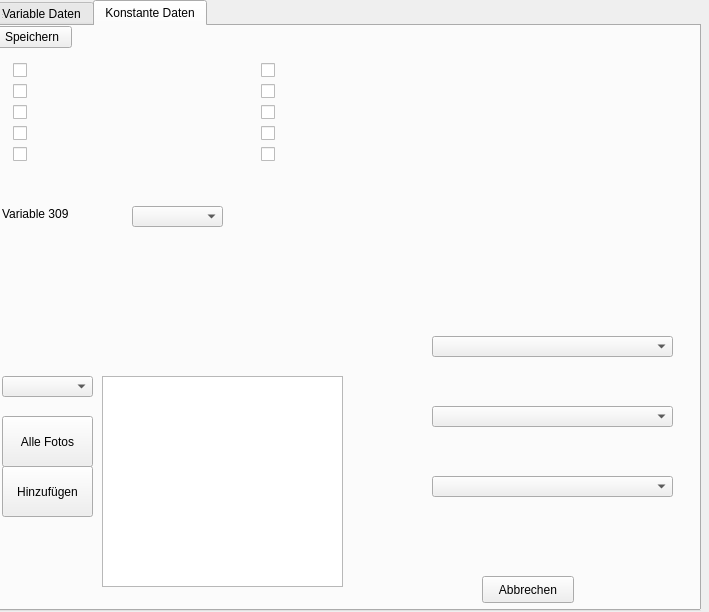
<?xml version="1.0" encoding="UTF-8"?>
<ui version="4.0">
 <class>MainWindow</class>
 <widget class="QDialog" name="MainWindow">
  <property name="geometry">
   <rect>
    <x>0</x>
    <y>0</y>
    <width>709</width>
    <height>612</height>
   </rect>
  </property>
  <property name="windowTitle">
   <string>MainWindow</string>
  </property>
  <widget class="QWidget" name="centralWidget" native="true">
   <property name="geometry">
    <rect>
     <x>0</x>
     <y>0</y>
     <width>701</width>
     <height>611</height>
    </rect>
   </property>
   <widget class="QTabWidget" name="VariableData">
    <property name="geometry">
     <rect>
      <x>-10</x>
      <y>0</y>
      <width>711</width>
      <height>611</height>
     </rect>
    </property>
    <property name="styleSheet">
     <string notr="true"/>
    </property>
    <property name="currentIndex">
     <number>1</number>
    </property>
    <widget class="QWidget" name="tab1">
     <attribute name="title">
      <string>Variable Daten</string>
     </attribute>
     <widget class="QWidget" name="formLayoutWidget_2">
      <property name="geometry">
       <rect>
        <x>350</x>
        <y>50</y>
        <width>341</width>
        <height>359</height>
       </rect>
      </property>
      <layout class="QGridLayout" name="gridLayout">
       <item row="0" column="0">
        <widget class="QLabel" name="label_102">
         <property name="minimumSize">
          <size>
           <width>150</width>
           <height>0</height>
          </size>
         </property>
         <property name="text">
          <string>Variable 102</string>
         </property>
        </widget>
       </item>
       <item row="0" column="1">
        <widget class="QLineEdit" name="lineEdit_102"/>
       </item>
       <item row="1" column="0">
        <widget class="QLabel" name="label_105">
         <property name="text">
          <string>Variable 105</string>
         </property>
        </widget>
       </item>
       <item row="1" column="1">
        <widget class="QLineEdit" name="lineEdit_105"/>
       </item>
       <item row="2" column="0">
        <widget class="QLabel" name="label_106">
         <property name="text">
          <string>Variable 106</string>
         </property>
        </widget>
       </item>
       <item row="2" column="1">
        <widget class="QLineEdit" name="lineEdit_106"/>
       </item>
       <item row="3" column="0">
        <widget class="QLabel" name="label_108">
         <property name="text">
          <string>Variable 108</string>
         </property>
        </widget>
       </item>
       <item row="3" column="1">
        <widget class="QLineEdit" name="lineEdit_108"/>
       </item>
       <item row="4" column="0">
        <widget class="QLabel" name="label_201">
         <property name="text">
          <string>Variable 201</string>
         </property>
        </widget>
       </item>
       <item row="4" column="1">
        <widget class="QLineEdit" name="lineEdit_201"/>
       </item>
       <item row="5" column="0">
        <widget class="QLabel" name="label_203">
         <property name="text">
          <string>Variable 203</string>
         </property>
        </widget>
       </item>
       <item row="5" column="1">
        <widget class="QLineEdit" name="lineEdit_203"/>
       </item>
       <item row="6" column="0">
        <widget class="QLabel" name="label_209">
         <property name="text">
          <string>Variable 209</string>
         </property>
        </widget>
       </item>
       <item row="6" column="1">
        <widget class="QLineEdit" name="lineEdit_209"/>
       </item>
       <item row="7" column="0">
        <widget class="QLabel" name="label_210">
         <property name="text">
          <string>Variable 210</string>
         </property>
        </widget>
       </item>
       <item row="7" column="1">
        <widget class="QLineEdit" name="lineEdit_210"/>
       </item>
       <item row="8" column="0">
        <widget class="QLabel" name="label_20">
         <property name="text">
          <string>Variable 211</string>
         </property>
        </widget>
       </item>
       <item row="8" column="1">
        <widget class="QLineEdit" name="lineEdit_211"/>
       </item>
       <item row="9" column="0">
        <widget class="QLabel" name="label_212">
         <property name="text">
          <string>Variable 212</string>
         </property>
        </widget>
       </item>
       <item row="9" column="1">
        <widget class="QLineEdit" name="lineEdit_212"/>
       </item>
       <item row="10" column="0">
        <widget class="QLabel" name="label_213">
         <property name="text">
          <string>Variable 213</string>
         </property>
        </widget>
       </item>
       <item row="10" column="1">
        <widget class="QLineEdit" name="lineEdit_213"/>
       </item>
      </layout>
     </widget>
     <widget class="QWidget" name="formLayoutWidget">
      <property name="geometry">
       <rect>
        <x>10</x>
        <y>50</y>
        <width>331</width>
        <height>359</height>
       </rect>
      </property>
      <layout class="QGridLayout" name="gridLayout_2">
       <item row="0" column="0">
        <widget class="QLabel" name="label_101">
         <property name="minimumSize">
          <size>
           <width>150</width>
           <height>0</height>
          </size>
         </property>
         <property name="text">
          <string>Variable 101</string>
         </property>
        </widget>
       </item>
       <item row="0" column="1">
        <widget class="QLineEdit" name="lineEdit_101"/>
       </item>
       <item row="1" column="0">
        <widget class="QLabel" name="label_103">
         <property name="text">
          <string>Variable 103</string>
         </property>
        </widget>
       </item>
       <item row="1" column="1">
        <widget class="QLineEdit" name="lineEdit_103"/>
       </item>
       <item row="2" column="0">
        <widget class="QLabel" name="label_104">
         <property name="text">
          <string>Variable 104</string>
         </property>
        </widget>
       </item>
       <item row="2" column="1">
        <widget class="QLineEdit" name="lineEdit_104"/>
       </item>
       <item row="3" column="0">
        <widget class="QLabel" name="label_107">
         <property name="text">
          <string>Variable 107</string>
         </property>
        </widget>
       </item>
       <item row="3" column="1">
        <widget class="QLineEdit" name="lineEdit_107"/>
       </item>
       <item row="4" column="0">
        <widget class="QLabel" name="label_200">
         <property name="text">
          <string>Variable 200</string>
         </property>
        </widget>
       </item>
       <item row="4" column="1">
        <widget class="QLineEdit" name="lineEdit_200"/>
       </item>
       <item row="5" column="0">
        <widget class="QLabel" name="label_202">
         <property name="text">
          <string>Variable 202</string>
         </property>
        </widget>
       </item>
       <item row="5" column="1">
        <widget class="QLineEdit" name="lineEdit_202"/>
       </item>
       <item row="6" column="0">
        <widget class="QLabel" name="label_204">
         <property name="text">
          <string>Variable 204</string>
         </property>
        </widget>
       </item>
       <item row="6" column="1">
        <widget class="QLineEdit" name="lineEdit_204"/>
       </item>
       <item row="7" column="0">
        <widget class="QLabel" name="label_205">
         <property name="text">
          <string>Variable 205</string>
         </property>
        </widget>
       </item>
       <item row="7" column="1">
        <widget class="QLineEdit" name="lineEdit_205"/>
       </item>
       <item row="8" column="0">
        <widget class="QLabel" name="label_206">
         <property name="text">
          <string>Variable 206</string>
         </property>
        </widget>
       </item>
       <item row="8" column="1">
        <widget class="QLineEdit" name="lineEdit_206"/>
       </item>
       <item row="9" column="0">
        <widget class="QLabel" name="label_207">
         <property name="text">
          <string>Varialbe 207</string>
         </property>
        </widget>
       </item>
       <item row="9" column="1">
        <widget class="QComboBox" name="comboBox"/>
       </item>
       <item row="10" column="0">
        <widget class="QLabel" name="label_208">
         <property name="text">
          <string>Variable 208</string>
         </property>
        </widget>
       </item>
       <item row="10" column="1">
        <widget class="QLineEdit" name="lineEdit_208"/>
       </item>
      </layout>
     </widget>
     <widget class="QGraphicsView" name="graphicsView">
      <property name="geometry">
       <rect>
        <x>110</x>
        <y>400</y>
        <width>241</width>
        <height>171</height>
       </rect>
      </property>
     </widget>
     <widget class="QPushButton" name="buttonSave_1">
      <property name="text">
       <string>Speichern</string>
      </property>
     </widget>
     <widget class="QComboBox" name="comboBox_2">
      <property name="geometry">
       <rect>
        <x>10</x>
        <y>420</y>
        <width>91</width>
        <height>21</height>
       </rect>
      </property>
     </widget>
     <widget class="QPushButton" name="pushButton_9">
      <property name="geometry">
       <rect>
        <x>10</x>
        <y>450</y>
        <width>91</width>
        <height>51</height>
       </rect>
      </property>
      <property name="text">
       <string>Alle Fotos</string>
      </property>
     </widget>
     <widget class="QComboBox" name="comboBox_3">
      <property name="geometry">
       <rect>
        <x>370</x>
        <y>400</y>
        <width>311</width>
        <height>21</height>
       </rect>
      </property>
     </widget>
     <widget class="QComboBox" name="comboBox_4">
      <property name="geometry">
       <rect>
        <x>370</x>
        <y>430</y>
        <width>311</width>
        <height>21</height>
       </rect>
      </property>
     </widget>
     <widget class="QComboBox" name="comboBox_5">
      <property name="geometry">
       <rect>
        <x>370</x>
        <y>460</y>
        <width>311</width>
        <height>21</height>
       </rect>
      </property>
     </widget>
     <widget class="QWidget" name="layoutWidget">
      <property name="geometry">
       <rect>
        <x>10</x>
        <y>0</y>
        <width>691</width>
        <height>31</height>
       </rect>
      </property>
      <layout class="QHBoxLayout" name="horizontalLayout">
       <item>
        <widget class="QPushButton" name="buttonPreviousData">
         <property name="text">
          <string>Zurück</string>
         </property>
        </widget>
       </item>
       <item>
        <widget class="QPushButton" name="buttonNextData">
         <property name="text">
          <string>Vorwärts</string>
         </property>
        </widget>
       </item>
       <item>
        <widget class="QLabel" name="lblEventCount">
         <property name="text">
          <string>EventCount</string>
         </property>
        </widget>
       </item>
       <item>
        <spacer name="horizontalSpacer">
         <property name="orientation">
          <enum>Qt::Horizontal</enum>
         </property>
         <property name="sizeHint" stdset="0">
          <size>
           <width>40</width>
           <height>20</height>
          </size>
         </property>
        </spacer>
       </item>
       <item>
        <widget class="QPushButton" name="buttonDeleteData">
         <property name="text">
          <string>Event löschen</string>
         </property>
        </widget>
       </item>
       <item>
        <widget class="QPushButton" name="buttonNewData">
         <property name="text">
          <string>Event hinzufügen</string>
         </property>
        </widget>
       </item>
      </layout>
     </widget>
     <widget class="QPushButton" name="buttonCancel_1">
      <property name="geometry">
       <rect>
        <x>490</x>
        <y>550</y>
        <width>92</width>
        <height>27</height>
       </rect>
      </property>
      <property name="text">
       <string>Abbrechen</string>
      </property>
     </widget>
     <widget class="QPushButton" name="pushButton_11">
      <property name="geometry">
       <rect>
        <x>10</x>
        <y>500</y>
        <width>91</width>
        <height>51</height>
       </rect>
      </property>
      <property name="text">
       <string>Hinzufügen</string>
      </property>
     </widget>
    </widget>
    <widget class="QWidget" name="tab_2">
     <attribute name="title">
      <string>Konstante Daten</string>
     </attribute>
     <widget class="QLabel" name="label_309">
      <property name="geometry">
       <rect>
        <x>10</x>
        <y>180</y>
        <width>121</width>
        <height>16</height>
       </rect>
      </property>
      <property name="text">
       <string>Variable 309</string>
      </property>
     </widget>
     <widget class="QGraphicsView" name="graphicsView_2">
      <property name="geometry">
       <rect>
        <x>110</x>
        <y>350</y>
        <width>241</width>
        <height>211</height>
       </rect>
      </property>
     </widget>
     <widget class="QWidget" name="layoutWidget">
      <property name="geometry">
       <rect>
        <x>10</x>
        <y>330</y>
        <width>128</width>
        <height>19</height>
       </rect>
      </property>
      <layout class="QHBoxLayout" name="horizontalLayout_4">
       <item>
        <widget class="QLabel" name="label_45">
         <property name="text">
          <string>Foto:</string>
         </property>
        </widget>
       </item>
       <item>
        <widget class="QLabel" name="label_314">
         <property name="text">
          <string>Variable 314</string>
         </property>
        </widget>
       </item>
      </layout>
     </widget>
     <widget class="QComboBox" name="comboBox_216">
      <property name="geometry">
       <rect>
        <x>440</x>
        <y>380</y>
        <width>241</width>
        <height>21</height>
       </rect>
      </property>
     </widget>
     <widget class="QComboBox" name="comboBox_217">
      <property name="geometry">
       <rect>
        <x>440</x>
        <y>450</y>
        <width>241</width>
        <height>21</height>
       </rect>
      </property>
     </widget>
     <widget class="QComboBox" name="comboBox_215">
      <property name="geometry">
       <rect>
        <x>440</x>
        <y>310</y>
        <width>241</width>
        <height>21</height>
       </rect>
      </property>
     </widget>
     <widget class="QComboBox" name="comboBox_309">
      <property name="geometry">
       <rect>
        <x>140</x>
        <y>180</y>
        <width>91</width>
        <height>21</height>
       </rect>
      </property>
     </widget>
     <widget class="QPushButton" name="pushButton_19">
      <property name="geometry">
       <rect>
        <x>10</x>
        <y>390</y>
        <width>91</width>
        <height>51</height>
       </rect>
      </property>
      <property name="text">
       <string>Alle Fotos</string>
      </property>
     </widget>
     <widget class="QComboBox" name="comboBox_19">
      <property name="geometry">
       <rect>
        <x>10</x>
        <y>350</y>
        <width>91</width>
        <height>21</height>
       </rect>
      </property>
     </widget>
     <widget class="QWidget" name="layoutWidget">
      <property name="geometry">
       <rect>
        <x>10</x>
        <y>20</y>
        <width>511</width>
        <height>133</height>
       </rect>
      </property>
      <layout class="QGridLayout" name="gridLayout_3">
       <item row="0" column="0">
        <layout class="QGridLayout" name="gridLayout_4">
         <item row="1" column="0">
          <widget class="QCheckBox" name="checkBox_300">
           <property name="text">
            <string/>
           </property>
          </widget>
         </item>
         <item row="0" column="0">
          <widget class="QCheckBox" name="checkBox_299">
           <property name="text">
            <string/>
           </property>
          </widget>
         </item>
         <item row="2" column="0">
          <widget class="QCheckBox" name="checkBox_301">
           <property name="text">
            <string/>
           </property>
          </widget>
         </item>
         <item row="3" column="0">
          <widget class="QCheckBox" name="checkBox_302">
           <property name="text">
            <string/>
           </property>
          </widget>
         </item>
         <item row="4" column="0">
          <widget class="QCheckBox" name="checkBox_303">
           <property name="text">
            <string/>
           </property>
          </widget>
         </item>
        </layout>
       </item>
       <item row="0" column="1">
        <layout class="QGridLayout" name="gridLayout_5">
         <item row="3" column="0">
          <widget class="QCheckBox" name="checkBox_307">
           <property name="text">
            <string/>
           </property>
          </widget>
         </item>
         <item row="2" column="0">
          <widget class="QCheckBox" name="checkBox_306">
           <property name="text">
            <string/>
           </property>
          </widget>
         </item>
         <item row="1" column="0">
          <widget class="QCheckBox" name="checkBox_305">
           <property name="text">
            <string/>
           </property>
          </widget>
         </item>
         <item row="0" column="0">
          <widget class="QCheckBox" name="checkBox_304">
           <property name="text">
            <string/>
           </property>
          </widget>
         </item>
         <item row="4" column="0">
          <widget class="QCheckBox" name="checkBox_308">
           <property name="text">
            <string/>
           </property>
          </widget>
         </item>
        </layout>
       </item>
      </layout>
     </widget>
     <widget class="QPushButton" name="pushButton_12">
      <property name="geometry">
       <rect>
        <x>10</x>
        <y>440</y>
        <width>91</width>
        <height>51</height>
       </rect>
      </property>
      <property name="text">
       <string>Hinzufügen</string>
      </property>
     </widget>
     <widget class="QPushButton" name="buttonCancel_2">
      <property name="geometry">
       <rect>
        <x>490</x>
        <y>550</y>
        <width>92</width>
        <height>27</height>
       </rect>
      </property>
      <property name="text">
       <string>Abbrechen</string>
      </property>
     </widget>
     <widget class="QPushButton" name="buttonSave_2">
      <property name="text">
       <string>Speichern</string>
      </property>
     </widget>
    </widget>
   </widget>
  </widget>
  <widget class="QToolBar" name="mainToolBar">
   <property name="geometry">
    <rect>
     <x>0</x>
     <y>0</y>
     <width>2</width>
     <height>13</height>
    </rect>
   </property>
  </widget>
  <widget class="QStatusBar" name="statusBar">
   <property name="geometry">
    <rect>
     <x>0</x>
     <y>0</y>
     <width>3</width>
     <height>20</height>
    </rect>
   </property>
  </widget>
 </widget>
 <layoutdefault spacing="6" margin="11"/>
 <resources/>
 <connections/>
</ui>
